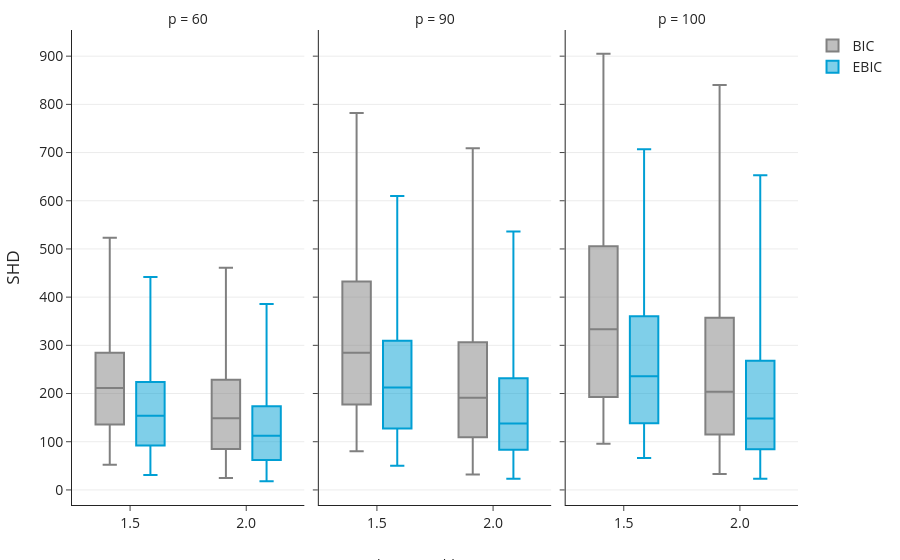

This figure's notebook cell:
### Code cell
df = pd.read_csv("./experiments/exp2/results.csv")
df['s']=df['s'].round(3)
plot_ebic_main_figure_plotly(df, target_ratios=(1.5, 2.0), p_values=[60, 90, 100], debug_points=False)

### Figure 1 — Plotly figure (JSON) as saved in the notebook; plotly's stock layout.template omitted (floating-point values rounded to 4 significant figures; data arrays with more than 128 entries replaced by an {"elided": "..."} marker saying what was removed)
{"data": [{"alignmentgroup": "True", "boxpoints": false, "hovertemplate": "=BIC<br>Number of variables (p)=60<br>Sample-to-variable ratio (n/p)=%{x}<br>SHD=%{y}<extra></extra>", "legendgroup": "BIC", "marker": {"color": "#808080"}, "name": "BIC", "notched": false, "offsetgroup": "BIC", "orientation": "v", "showlegend": true, "type": "box", "x": {"elided": "600 str values"}, "x0": " ", "xaxis": "x", "y": {"elided": "600 int values"}, "y0": " ", "yaxis": "y"}, {"alignmentgroup": "True", "boxpoints": false, "hovertemplate": "=BIC<br>Number of variables (p)=90<br>Sample-to-variable ratio (n/p)=%{x}<br>SHD=%{y}<extra></extra>", "legendgroup": "BIC", "marker": {"color": "#808080"}, "name": "BIC", "notched": false, "offsetgroup": "BIC", "orientation": "v", "showlegend": false, "type": "box", "x": {"elided": "600 str values"}, "x0": " ", "xaxis": "x2", "y": {"elided": "600 int values"}, "y0": " ", "yaxis": "y2"}, {"alignmentgroup": "True", "boxpoints": false, "hovertemplate": "=BIC<br>Number of variables (p)=100<br>Sample-to-variable ratio (n/p)=%{x}<br>SHD=%{y}<extra></extra>", "legendgroup": "BIC", "marker": {"color": "#808080"}, "name": "BIC", "notched": false, "offsetgroup": "BIC", "orientation": "v", "showlegend": false, "type": "box", "x": {"elided": "600 str values"}, "x0": " ", "xaxis": "x3", "y": {"elided": "600 int values"}, "y0": " ", "yaxis": "y3"}, {"alignmentgroup": "True", "boxpoints": false, "hovertemplate": "=EBIC<br>Number of variables (p)=60<br>Sample-to-variable ratio (n/p)=%{x}<br>SHD=%{y}<extra></extra>", "legendgroup": "EBIC", "marker": {"color": "#009fd4"}, "name": "EBIC", "notched": false, "offsetgroup": "EBIC", "orientation": "v", "showlegend": true, "type": "box", "x": {"elided": "600 str values"}, "x0": " ", "xaxis": "x", "y": {"elided": "600 int values"}, "y0": " ", "yaxis": "y"}, {"alignmentgroup": "True", "boxpoints": false, "hovertemplate": "=EBIC<br>Number of variables (p)=90<br>Sample-to-variable ratio (n/p)=%{x}<br>SHD=%{y}<extra></extra>", "legendgroup": "EBIC", "marker": {"color": "#009fd4"}, "name": "EBIC", "notched": false, "offsetgroup": "EBIC", "orientation": "v", "showlegend": false, "type": "box", "x": {"elided": "600 str values"}, "x0": " ", "xaxis": "x2", "y": {"elided": "600 int values"}, "y0": " ", "yaxis": "y2"}, {"alignmentgroup": "True", "boxpoints": false, "hovertemplate": "=EBIC<br>Number of variables (p)=100<br>Sample-to-variable ratio (n/p)=%{x}<br>SHD=%{y}<extra></extra>", "legendgroup": "EBIC", "marker": {"color": "#009fd4"}, "name": "EBIC", "notched": false, "offsetgroup": "EBIC", "orientation": "v", "showlegend": false, "type": "box", "x": {"elided": "600 str values"}, "x0": " ", "xaxis": "x3", "y": {"elided": "600 int values"}, "y0": " ", "yaxis": "y3"}], "layout": {"annotations": [{"showarrow": false, "text": "p = 60", "x": 0.16, "xanchor": "center", "xref": "paper", "y": 1, "yanchor": "bottom", "yref": "paper"}, {"showarrow": false, "text": "p = 90", "x": 0.5, "xanchor": "center", "xref": "paper", "y": 1, "yanchor": "bottom", "yref": "paper"}, {"showarrow": false, "text": "p = 100", "x": 0.84, "xanchor": "center", "xref": "paper", "y": 1, "yanchor": "bottom", "yref": "paper"}, {"font": {"size": 14}, "showarrow": false, "text": "Sample-to-variable ratio (n/p)", "x": 0.5, "xref": "paper", "y": -0.15, "yref": "paper"}], "boxmode": "group", "font": {"size": 14}, "legend": {"itemsizing": "constant", "title": {"text": ""}, "tracegroupgap": 0, "x": 1.02, "xanchor": "left", "y": 1, "yanchor": "top"}, "margin": {"b": 55, "l": 60, "r": 30, "t": 30}, "xaxis": {"anchor": "y", "categoryarray": ["1.5", "2.0"], "categoryorder": "array", "domain": [0, 0.32], "showgrid": false, "title": {}}, "xaxis2": {"anchor": "y2", "categoryarray": ["1.5", "2.0"], "categoryorder": "array", "domain": [0.34, 0.66], "matches": "x", "showgrid": false, "title": {}}, "xaxis3": {"anchor": "y3", "categoryarray": ["1.5", "2.0"], "categoryorder": "array", "domain": [0.68, 1.0], "matches": "x", "showgrid": false, "title": {}}, "yaxis": {"anchor": "x", "domain": [0, 1], "gridcolor": "rgba(0,0,0,0.08)", "showgrid": true, "title": {"text": "SHD"}}, "yaxis2": {"anchor": "x2", "domain": [0, 1], "gridcolor": "rgba(0,0,0,0.08)", "matches": "y", "showgrid": true, "showticklabels": false}, "yaxis3": {"anchor": "x3", "domain": [0, 1], "gridcolor": "rgba(0,0,0,0.08)", "matches": "y", "showgrid": true, "showticklabels": false}}}
